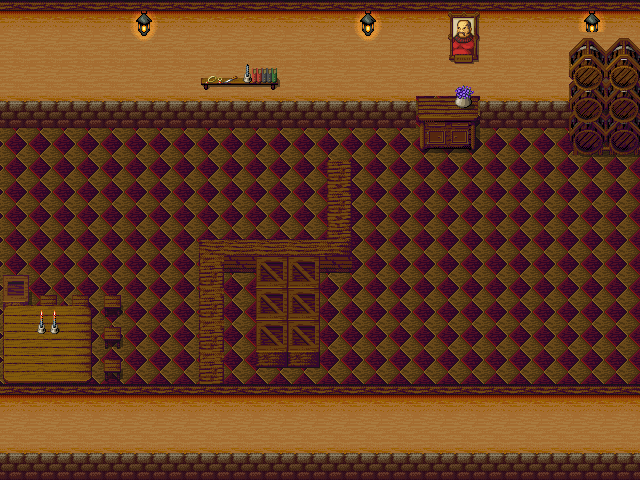

A 2D game scene composited from a Tiled map and its tileset images. What follows is a short description and the map's XML, with each tile layer's data collapsed to a summary:
An orthogonal 20x15 tile map with 32x32 px tiles, 6 tile layers (base, base, top, top, ...) and 9 objects.

<map version="1.0" orientation="orthogonal" width="20" height="15" tilewidth="32" tileheight="32">
 <tileset firstgid="1" name="tileset" tilewidth="32" tileheight="32">
  <image source="../tileset.png" />
 </tileset>
 <layer name="base" width="20" height="15">
  <data>[300 cells, 300 non-empty, 9 distinct tile ids]</data>
 </layer>
 <layer name="base" width="20" height="15">
  <data>[300 cells, 80 non-empty, 27 distinct tile ids]</data>
 </layer>
 <layer name="top" width="20" height="15">
  <data>[300 cells, 124 non-empty, 7 distinct tile ids]</data>
 </layer>
 <layer name="top" width="20" height="15">
  <data>[300 cells, 20 non-empty, 17 distinct tile ids]</data>
 </layer>
 <objectgroup name="collision" width="20" height="15">
  <object name="" x="4" y="327" width="87" height="48" />
  <object name="" x="258" y="256" width="58" height="90" />
  <object name="" x="196" y="230" width="21" height="153" />
  <object name="" x="235" y="228" width="78" height="21" />
  <object name="" x="322" y="165" width="25" height="78" />
  <object name="" x="418" y="104" width="58" height="16" />
  <object name="" x="2" y="2" width="635" height="117" />
  <object name="" x="6" y="388" width="628" height="84" />
  <object name="" x="3" y="290" width="23" height="32" />
 </objectgroup>
 <layer name="base" width="20" height="15">
  <data>[300 cells, 6 non-empty, 6 distinct tile ids]</data>
 </layer>
 <layer name="top" width="20" height="15">
  <data>[300 cells, 0 non-empty, 0 distinct tile ids]</data>
 </layer>
</map>
